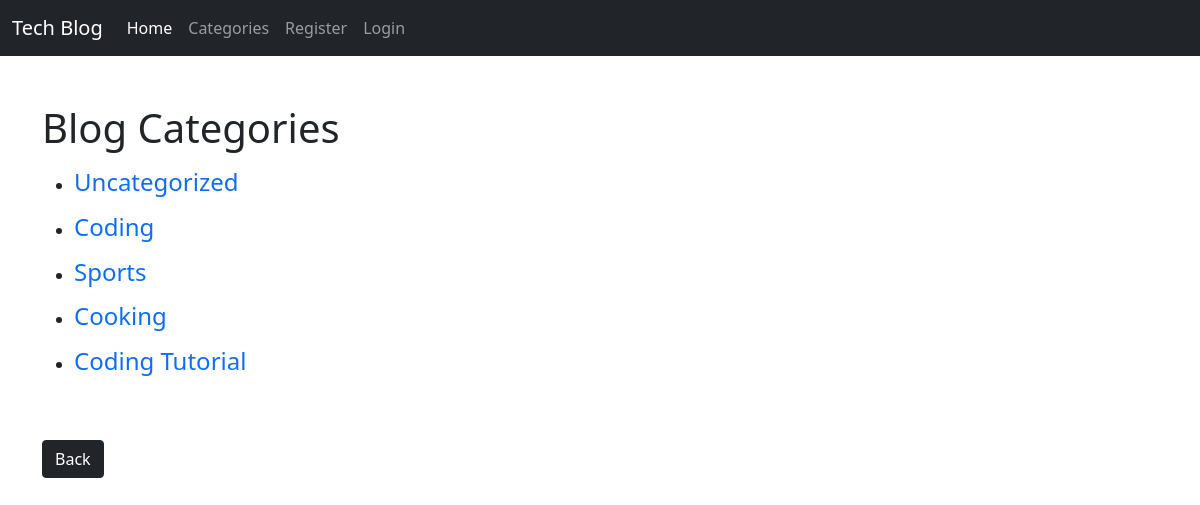
The page /category-list/ on the database its author committed.
### blog/models.py (models this page shows, shortened)
class Category(models.Model):
   name = models.CharField(max_length=255)
   def __str__(self):
      return self.name

### blog/views.py (the view)
# urls.py: path('category-list/', CategoryListView, name="CategoryList"),
def CategoryListView(request):
   cat_list = Category.objects.all()
   return render(request, 'category_list.html', {'cat_list': cat_list})

### blog/templates/category_list.html (shortened to what this page needs)
{% extends 'base.html' %}
{% block content %}
<h1>Blog Categories</h1>
{% for item in cat_list %}
<ul class="my-3">
   <li>
      <h4><a class="text-decoration-none" href="{% url 'Category' item|slugify %}">{{item}}</a></h4>
   </li>
</ul>
{% endfor %}
<button type="button" class="btn btn-dark mt-5" onClick="window.history.back();return false;">Back</button>
{% endblock %}

### rows shown on the page
Category: name "Uncategorized"
Category: name "Coding"
Category: name "Sports"
Category: name "Cooking"
Category: name "Coding Tutorial"
